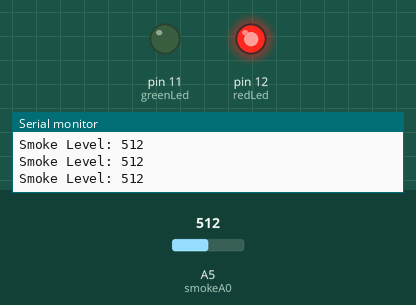
This sketch was run on a simulated Arduino Uno, built with avr-gcc and run on an emulated ATmega328P. On the bench: output pins drawn as LEDs (lit = HIGH), the last lines printed to the serial monitor. Inputs (shaded band) come from the test bench; at power-on: A5 (smokeA0) = 512.

Above: at 1.2 s.
1.3 s: A5 (smokeA0) set to 56
2.8 s: A5 (smokeA0) set to 48
At 3.6 s:
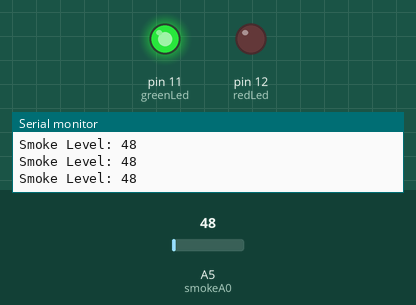
4.3 s: A5 (smokeA0) set to 122
At 5.0 s:
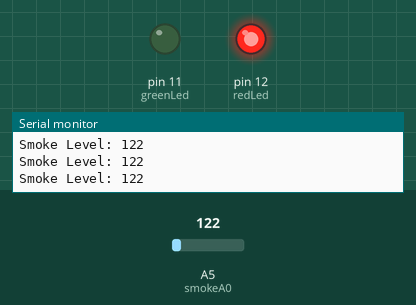
5.8 s: A5 (smokeA0) set to 40
At 6.3 s:
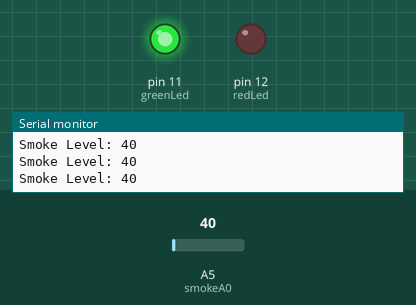
Timing chart, 0 to 8.3 s (numbered marks = the images above; inputs shaded):
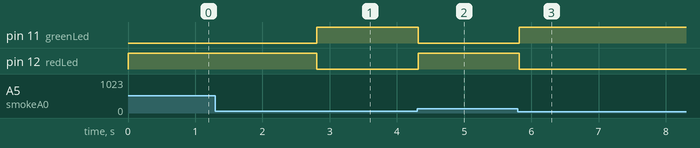

Measured:
- the behaviour switches between 51 and 50 on A5 (smokeA0) (found by bisection; images 0 and 1)
- after the input at 2.8 s, pin 11 (greenLed): LOW → HIGH at once; pin 12 (redLed): HIGH → LOW at once
- after the input at 4.3 s, pin 11 (greenLed): HIGH → LOW at once; pin 12 (redLed): LOW → HIGH at once
- after the input at 5.8 s, pin 11 (greenLed): LOW → HIGH at once; pin 12 (redLed): HIGH → LOW at once

The sketch:

6.smoke_detector.ino
```cpp
int redLed = 12;
int greenLed = 11;
int smokeA0 = A5;
// Your threshold value
int sensorThres = 50;

void setup() {
  pinMode(redLed, OUTPUT);
  pinMode(greenLed, OUTPUT);
  pinMode(smokeA0, INPUT);
  Serial.begin(9600);
}

void loop() {
  int analogSensor = analogRead(smokeA0);

  Serial.print("Smoke Level: ");
  Serial.println(analogSensor);
  // Checks if it has reached the threshold value
  if (analogSensor > sensorThres)
  {
    digitalWrite(redLed, HIGH);
    digitalWrite(greenLed, LOW);
  }
  else
  {
    digitalWrite(redLed, LOW);
    digitalWrite(greenLed, HIGH);
  }
  delay(100);
}
```
